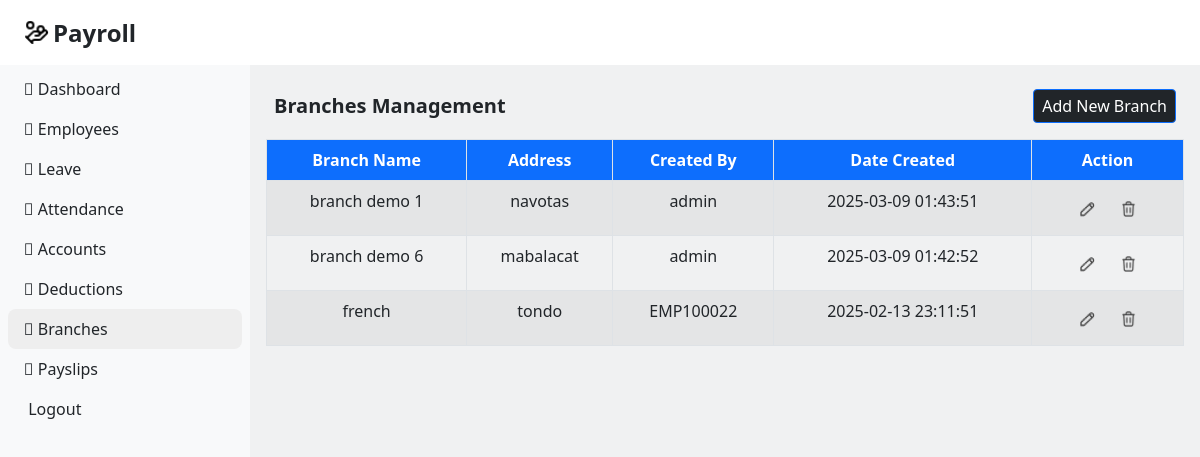
Page /branches-management.php (signed in) on the committed database.
### tables this page shows
CREATE TABLE `tblbranches` (
  `branchname` varchar(50) NOT NULL,
  `address` varchar(50) NOT NULL,
  `createdby` varchar(50) NOT NULL,
  `datecreated` varchar(50) NOT NULL
);

### branches-management.php (the view, shortened to what this page needs)
<?php
require_once "config.php";
$sql = "SELECT * FROM tblbranches";
$result = mysqli_query($link, $sql);
?>
<!DOCTYPE html>
<html lang="en">
<head>
    <link rel="stylesheet" href="sidebar.css">
    <link rel="stylesheet" href="https://pro.fontawesome.com/releases/v5.10.0/css/all.css">
    <link href="https://cdn.jsdelivr.net/npm/bootstrap@5.2.3/dist/css/bootstrap.min.css" rel="stylesheet"
 />
</head>
<body>
    <div class="main-container d-flex">
        <div class="sidebar bg-light text-dark" id="side_nav">
            <div class="header-box bg-white px-2 pt-3 pb-3 d-flex align-items-center" style="height:65px">
                <img src="hand-coins.png" height="25" class="ms-3"><span
                    class="text-dark fs-4 fw-bold ms-1 me-4">Payroll</span>
            </div>
            <ul class="list-unstyled px-2 text-dark bg-light mt-1">
                <li class=""><a href="dashboard.php" class="text-decoration-none px-3 py-2 d-block text-dark">
                        <i class="fal fa-home"></i> Dashboard
                    </a></li>
                <li class=""><a href="employees-management.php"
                        class="text-decoration-none px-3 py-2 d-block text-dark"><i class="fal fa-users">
                        </i>
                        Employees</a></li>
                <li class=""><a href="leave-management-admin.php"
                        class="text-decoration-none px-3 py-2 d-block text-dark"><i class="fal fa-arrow-circle-left">
                        </i> Leave</a></li>
                <li class=""><a href="attendance-management-admin.php"
                        class="text-decoration-none px-3 py-2 d-block text-dark"><i class="fal fa-clock"></i>
                        Attendance</a></li>
                <li class=""><a href="accounts-management.php"
                        class="text-decoration-none px-3 py-2 d-block text-dark"><i class="fal fa-users"></i>
                        Accounts</a></li>
                <li class=""><a href="deductions-management.php"
                        class="text-decoration-none px-3 py-2 d-block text-dark"><i class="fal fa-minus"></i>
                        Deductions</a></li>
                <li class="active"><a href="branches-management.php"
                        class="text-decoration-none px-3 py-2 d-block text-dark"><i class="fal fa-building"></i>
                        Branches</a></li>
                <li class=""><a href="payslips-management.php"
                        class="text-decoration-none px-3 py-2 d-block text-dark"><i class="fal fa-file"></i>
                        Payslips</a></li>
                <li class=""><a href="logout.php" class="text-decoration-none px-3 py-2 d-block text-dark">
                        Logout</a></li>
            </ul>
        </div>
        <div class="content bg-secondary bg-opacity-10">
            <nav class="navbar navbar-expand-md navbar-white bg-white" style="height:65px">
            </nav>
            <div class="d-flex align-items-center  justify-content-between me-4 ms-4 mt-4">
                <span class="fs-5 fw-bold">Branches Management</span>
                <button type="button" class="btn btn-primary btn-sm fs-6 bg-dark text-white" data-bs-toggle="modal"
                    data-bs-target="#addModal">Add New Branch
                </button>
            </div>
            <div class="table-responsive m-3">
                <table class="table table-bordered table-striped text-center p-1" id="table">
                    <thead>
                        <tr class="bg-primary text-white">
                            <th>Branch Name</th>
                            <th>Address</th>
                            <th>Created By</th>
                            <th>Date Created</th>
                            <th>Action</th>
                        </tr>
                    </thead>
                    <tbody>
                        <?php
                        while ($row = mysqli_fetch_assoc($result)) {
                            echo "<tr>";
                            echo "<td>" . $row['branchname'] . "</td>";
                            echo "<td>" . $row['address'] . "</td>";
                            echo "<td>" . $row['createdby'] . "</td>";
                            echo "<td>" . $row['datecreated'] . "</td>";
                            echo "<td>";
                            echo "<a class='btn btn-small editbtn'><img src='editicon.png' alt='Edit' height='15' width='15'></a>";
                            echo "<a class='btn btn-small deletebtn'><img src='deleteicon.png' alt='Edit' height='17' width='15'></a>";
                            echo "</td>";
                            echo "</tr>";
                        }
                        ?>
                    </tbody>
                </table>
            </div>
        </div>
    </div>
</body>
</html>

### sidebar.css (style rules this page uses)
body { background: #eee; }
#side_nav { min-width: 250px; max-width: 250px; transition: all 0.3s; }
.content { min-height: 100vh; width: 100%; }
.sidebar li.active { background: #eee; border-radius: 8px; }
.sidebar li.active a, .sidebar li.active a:hover { color: #000; }
.sidebar li a { color: #fff; }

### rows in the picture
tblbranches: branchname "branch demo 1", address "navotas", createdby "admin", datecreated "2025-03-09 01:43:51"
tblbranches: branchname "branch demo 6", address "mabalacat", createdby "admin", datecreated "2025-03-09 01:42:52"
tblbranches: branchname "french", address "tondo", createdby "EMP100022", datecreated "2025-02-13 23:11:51"
